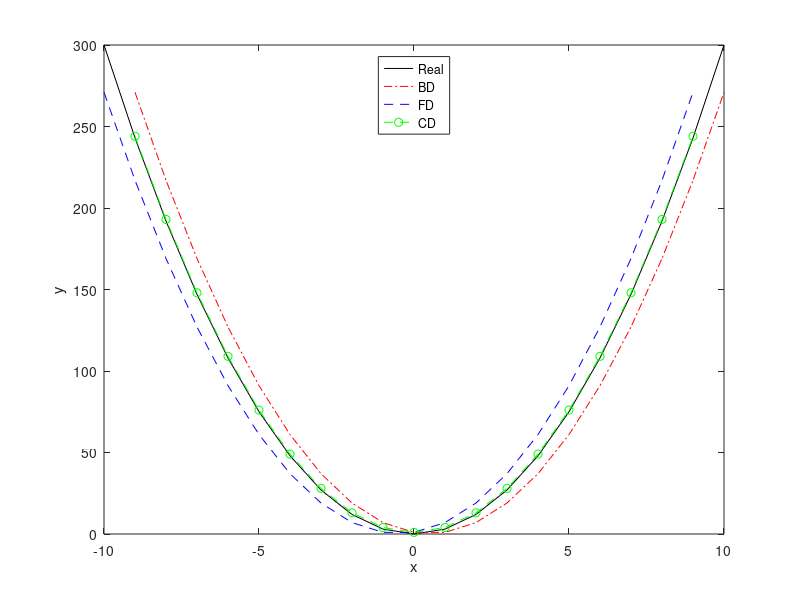

MATLAB code for this plot: (Note: this script raises an error after producing the figure.)
% ----------------------- BEGIN CODE -----------------------

% Close all figures, clear variables in memory and MATLAB command screen
close all ; clear all ; clc ;

% Set the output format to the short format with compact line spacing
format short g; format compact ;

% Specify values and necessary parameters
%fx = x^2
x = 1
h = 0.1

x1 = x - h;
x2 = x + h;

bd = (x^2 - x1^2)/h
fd = (x2^2 - x^2)/h
cd = (x2^2 - x1^2)/(2*h)

% ----------------------------------------------------------

% Close all figures, clear variables in memory and MATLAB command screen
close all ; clear all ; clc ;

% Set the output format to the short format with compact line spacing
format short g; format compact ;

% Specify values and necessary parameters
% fx = x^3
h = 1;
x = [-10:h:10];
yr = 3 * (x.^2);

y = x.^3;

for i = 2:length(x)
    yb(i-1) = (y(i) - y(i-1))/h;
    xb(i-1) = x(i);
end

for i = 1:length(x)-1
    yf(i) = (y(i+1) - y(i))/h;
    xf(i) = x(i);
end

for i = 2:length(x)-1
    yc(i-1) = (y(i+1) - y(i-1))/(2 * h);
    xc(i-1) = x(i);
end

plot(x, yr, 'k', xb, yb, 'r-.', xf, yf, 'b--', xc, yc, 'g--o');
legend('Real', "BD", "FD", "CD", 'Location', 'North');
xlabel('x');
ylabel('y');

% ----------------------------------------------------------

% Close all figures, clear variables in memory and MATLAB command screen
close all ; clear all ; clc ;

% Set the output format to the short format with compact line spacing
format short g; format compact ;

% Specify values and necessary parameters
syms x % define symbols
diff(x^2)

% ----------------------- END OF CODE ----------------------